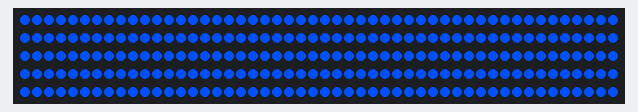
A program run on a simulated ESP32. Parts: 250 RGB LEDs in strip order, left to right, continuing on the next row. Dim RGB values are drawn brighter than linear.

Above: at 2.58 s.
At 35.62 s:
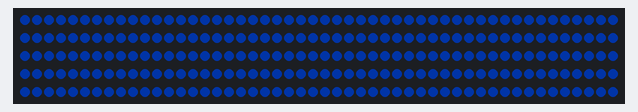

The program:

main.cpp
```cpp
#include <Arduino.h>
#include <FastLED.h>

#define LED_PIN 16
#define NUM_LEDS 250
#define BRIGHTNESS 60

CRGB leds[NUM_LEDS];

void setup() {
    Serial.begin(115200);
    delay(1000);

    FastLED.addLeds<WS2812B, LED_PIN, GRB>(leds, NUM_LEDS);
    FastLED.setBrightness(BRIGHTNESS);
    FastLED.clear(true);
}

void loop() {
    // Smooth breathing: 8 breaths per minute
    uint8_t brightness = beatsin8(8, 40, 255);

    // One consistent color across the whole strip
    CRGB color = CRGB(0, 80, 255); // calm blue

    fill_solid(leds, NUM_LEDS, color);
    FastLED.setBrightness(brightness);
    FastLED.show();

    delay(20);
}
```
